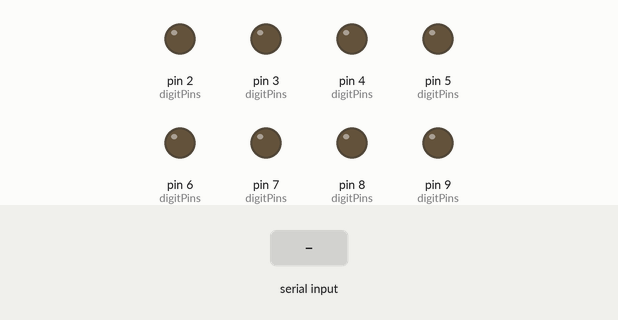
The sketch below on a simulated Arduino Uno, built with avr-gcc and run on an emulated ATmega328P. Shown: output pins drawn as LEDs (lit = HIGH). The test bench sets the inputs (shaded band). What the sketch prints to the serial monitor is not drawn.

Above: at 1.2 s.
1.3 s: byte 30 received over Serial
At 2.5 s:
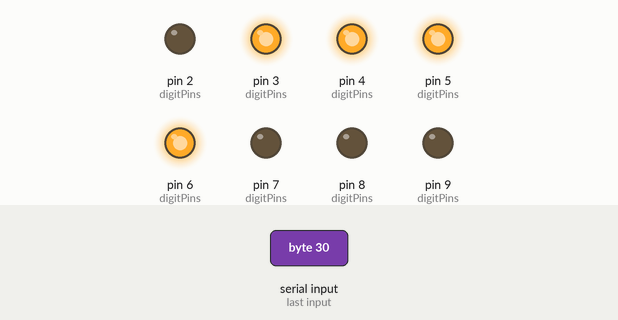
2.8 s: byte 90 received over Serial
At 3.8 s:
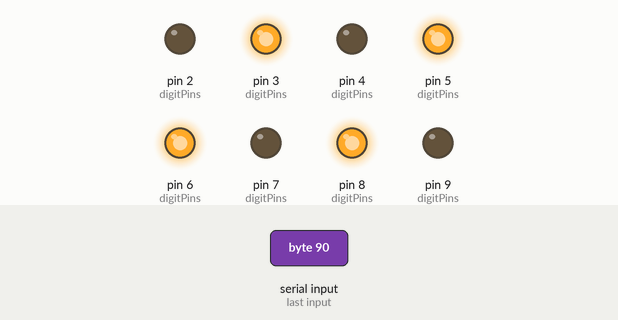
4.3 s: byte 120 received over Serial
At 4.9 s:
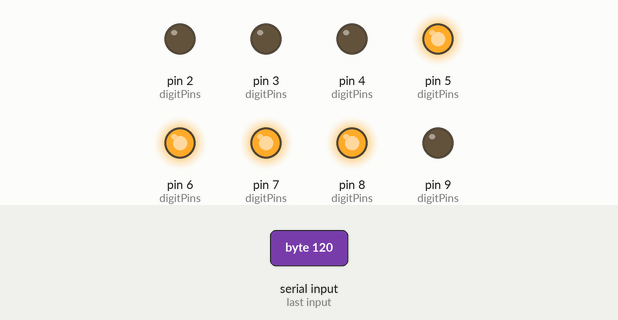
Timing chart, 0 to 7.3 s (numbered marks = the images above; inputs shaded):
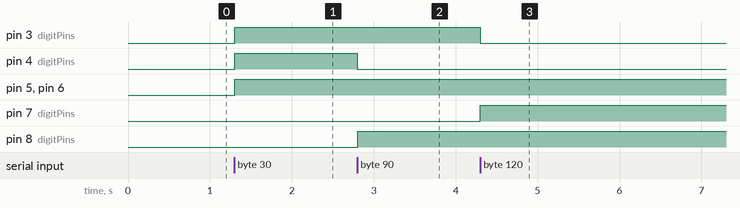

Measured:
- after the input at 1.3 s, pin 3 (digitPins), pin 4 (digitPins), pin 5 (digitPins), pin 6 (digitPins): LOW → HIGH at once
- after the input at 2.8 s, pin 4 (digitPins): HIGH → LOW at once; pin 8 (digitPins): LOW → HIGH at once
- after the input at 4.3 s, pin 3 (digitPins): HIGH → LOW at once; pin 7 (digitPins): LOW → HIGH at once

The sketch:

basic_way_serial.ino
```cpp
//#define 0 'LOW
uint8_t digital_pin_rx=0;
uint8_t digital_pin_tx=1;
typedef struct
{
    uint8_t pinNum;
    bool pinVal;
} pinInit_t;


pinInit_t digitPins[]=
{
    {2, LOW},
    {3, LOW},
    {4, LOW},
    {5, LOW},
    {6, LOW},
    {7, LOW},
    {8, LOW},
    {9, LOW},
};
uint8_t port_length=8;

char update_array_from_can=0x03;
char local_update_array_from_can=0x00;
char receivedChar=0x00;

void recvOneChar()
{
    if (Serial.available() > 0)
    {
        receivedChar = Serial.read();
        update_array_from_can=receivedChar;
        Serial.print(receivedChar,HEX);
       // newData = true;
        updated_pin();
    }
}


void updated_pin()
{
  for(uint8_t local_i = 0; local_i< port_length; local_i++ )
  {
    local_update_array_from_can=(receivedChar>>local_i)&0x01;

    digitalWrite(digitPins[local_i].pinNum,local_update_array_from_can);
    //delay(1000);
    Serial.print(digitPins[local_i].pinNum);
    Serial.print(local_update_array_from_can);
    //delay(1000);
    //Serial.print(digital_pin_rx);


  }
}

/*void converting_updating()
{
  for(uint8_t local_i = 0; local_i< port_length; local_i++ )

  local_update_array_from_can[local_i]

}*/


void setup()
{

Serial.begin(9600);
pinMode(digital_pin_rx,LOW);
for(uint8_t i = 0; i < port_length; i++ )
{
   pinMode(digitPins[i].pinNum, OUTPUT);
   digitalWrite(digitPins[i].pinNum, digitPins[i].pinVal);

}

  // put your setup code here, to run once:
}


void loop()
{
 recvOneChar();

  //Serial.print(F("Test serial communcation"));
  //Serial.print(F(""));
 // digitalWrite(in1, LOW);
  //delay(3000);
 // digitalWrite(in1, HIGH);
  //delay(3000);

  // put your main code here, to run repeatedly:
}
```
